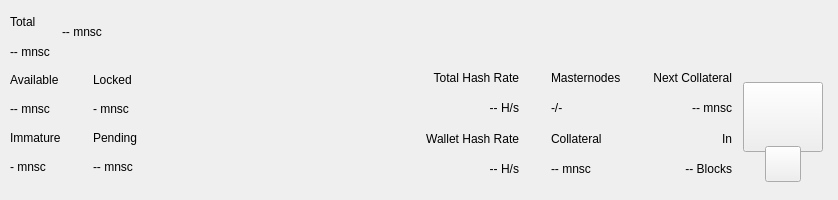
<?xml version="1.0" encoding="UTF-8"?>
<ui version="4.0">
 <class>TopBar</class>
 <widget class="QWidget" name="TopBar">
  <property name="geometry">
   <rect>
    <x>0</x>
    <y>0</y>
    <width>838</width>
    <height>200</height>
   </rect>
  </property>
  <property name="minimumSize">
   <size>
    <width>0</width>
    <height>200</height>
   </size>
  </property>
  <property name="maximumSize">
   <size>
    <width>16777215</width>
    <height>200</height>
   </size>
  </property>
  <property name="windowTitle">
   <string>Form</string>
  </property>
  <layout class="QVBoxLayout" name="verticalLayout_10" stretch="0">
   <property name="spacing">
    <number>0</number>
   </property>
   <property name="leftMargin">
    <number>0</number>
   </property>
   <property name="topMargin">
    <number>0</number>
   </property>
   <property name="rightMargin">
    <number>0</number>
   </property>
   <property name="bottomMargin">
    <number>0</number>
   </property>
   <item>
    <widget class="PFBorderImage" name="containerTop">
     <layout class="QVBoxLayout" name="verticalLayout_11">
      <property name="spacing">
       <number>0</number>
      </property>
      <property name="leftMargin">
       <number>0</number>
      </property>
      <property name="topMargin">
       <number>0</number>
      </property>
      <property name="rightMargin">
       <number>0</number>
      </property>
      <property name="bottomMargin">
       <number>0</number>
      </property>
      <item>
       <widget class="QWidget" name="top_container_2" native="true">
        <property name="minimumSize">
         <size>
          <width>0</width>
          <height>65</height>
         </size>
        </property>
        <layout class="QHBoxLayout" name="top_container">
         <property name="spacing">
          <number>0</number>
         </property>
         <property name="leftMargin">
          <number>10</number>
         </property>
         <property name="topMargin">
          <number>0</number>
         </property>
         <property name="rightMargin">
          <number>10</number>
         </property>
         <property name="bottomMargin">
          <number>0</number>
         </property>
         <item>
          <layout class="QHBoxLayout" name="horizontalLayout_4">
           <property name="spacing">
            <number>12</number>
           </property>
           <property name="rightMargin">
            <number>0</number>
           </property>
           <item>
            <widget class="QWidget" name="widgetAmount" native="true">
             <layout class="QVBoxLayout" name="verticalLayout_2">
              <property name="spacing">
               <number>2</number>
              </property>
              <property name="leftMargin">
               <number>0</number>
              </property>
              <property name="topMargin">
               <number>8</number>
              </property>
              <property name="rightMargin">
               <number>0</number>
              </property>
              <property name="bottomMargin">
               <number>0</number>
              </property>
              <item>
               <widget class="QLabel" name="labelTitle1">
                <property name="text">
                 <string>Total</string>
                </property>
               </widget>
              </item>
              <item>
               <widget class="PrivateQLabel" name="labelAmountPiv">
                <property name="text">
                 <string notr="true">-- mnsc</string>
                </property>
               </widget>
              </item>
             </layout>
            </widget>
           </item>
           <item alignment="Qt::AlignVCenter">
            <widget class="QWidget" name="widgetTopAmount" native="true">
             <property name="sizePolicy">
              <sizepolicy hsizetype="Preferred" vsizetype="Maximum">
               <horstretch>0</horstretch>
               <verstretch>0</verstretch>
              </sizepolicy>
             </property>
             <layout class="QHBoxLayout" name="horizontalLayout_5">
              <property name="spacing">
               <number>0</number>
              </property>
              <property name="leftMargin">
               <number>0</number>
              </property>
              <property name="topMargin">
               <number>0</number>
              </property>
              <property name="rightMargin">
               <number>0</number>
              </property>
              <property name="bottomMargin">
               <number>0</number>
              </property>
              <item alignment="Qt::AlignTop">
               <widget class="PrivateQLabel" name="labelAmountTopPiv">
                <property name="minimumSize">
                 <size>
                  <width>0</width>
                  <height>36</height>
                 </size>
                </property>
                <property name="styleSheet">
                 <string notr="true">padding:0px;margin:0px;</string>
                </property>
                <property name="text">
                 <string notr="true">-- mnsc</string>
                </property>
               </widget>
              </item>
             </layout>
            </widget>
           </item>
           <item>
            <spacer name="horizontalSpacer">
             <property name="orientation">
              <enum>Qt::Horizontal</enum>
             </property>
             <property name="sizeHint" stdset="0">
              <size>
               <width>40</width>
               <height>20</height>
              </size>
             </property>
            </spacer>
           </item>
           <item alignment="Qt::AlignRight">
            <widget class="QWidget" name="layoutSync" native="true">
             <property name="minimumSize">
              <size>
               <width>0</width>
               <height>36</height>
              </size>
             </property>
             <property name="maximumSize">
              <size>
               <width>16777215</width>
               <height>36</height>
              </size>
             </property>
             <layout class="QVBoxLayout" name="verticalLayout_9">
              <property name="leftMargin">
               <number>0</number>
              </property>
              <property name="topMargin">
               <number>0</number>
              </property>
              <property name="rightMargin">
               <number>0</number>
              </property>
              <property name="bottomMargin">
               <number>0</number>
              </property>
              <item>
               <widget class="ExpandableButton" name="pushButtonSync" native="true">
                <property name="minimumSize">
                 <size>
                  <width>36</width>
                  <height>36</height>
                 </size>
                </property>
                <property name="maximumSize">
                 <size>
                  <width>16777215</width>
                  <height>36</height>
                 </size>
                </property>
               </widget>
              </item>
             </layout>
            </widget>
           </item>
           <item>
            <widget class="ExpandableButton" name="pushButtonHDUpgrade" native="true">
             <property name="minimumSize">
              <size>
               <width>36</width>
               <height>36</height>
              </size>
             </property>
             <property name="maximumSize">
              <size>
               <width>16777215</width>
               <height>36</height>
              </size>
             </property>
            </widget>
           </item>
           <item>
            <widget class="ExpandableButton" name="pushButtonStack" native="true">
             <property name="minimumSize">
              <size>
               <width>36</width>
               <height>36</height>
              </size>
             </property>
             <property name="maximumSize">
              <size>
               <width>16777215</width>
               <height>36</height>
              </size>
             </property>
            </widget>
           </item>
           <item>
            <widget class="ExpandableButton" name="pushButtonConf" native="true">
             <property name="minimumSize">
              <size>
               <width>36</width>
               <height>36</height>
              </size>
             </property>
             <property name="maximumSize">
              <size>
               <width>16777215</width>
               <height>36</height>
              </size>
             </property>
            </widget>
           </item>
           <item>
            <widget class="ExpandableButton" name="pushButtonMasternodes" native="true">
             <property name="minimumSize">
              <size>
               <width>36</width>
               <height>36</height>
              </size>
             </property>
             <property name="maximumSize">
              <size>
               <width>16777215</width>
               <height>36</height>
              </size>
             </property>
            </widget>
           </item>
           <item>
            <widget class="ExpandableButton" name="pushButtonConsole" native="true">
             <property name="minimumSize">
              <size>
               <width>36</width>
               <height>36</height>
              </size>
             </property>
             <property name="maximumSize">
              <size>
               <width>16777215</width>
               <height>36</height>
              </size>
             </property>
            </widget>
           </item>
           <item>
            <widget class="ExpandableButton" name="pushButtonConnection" native="true">
             <property name="minimumSize">
              <size>
               <width>36</width>
               <height>36</height>
              </size>
             </property>
             <property name="maximumSize">
              <size>
               <width>16777215</width>
               <height>36</height>
              </size>
             </property>
            </widget>
           </item>
           <item>
            <widget class="ExpandableButton" name="pushButtonTor" native="true">
             <property name="minimumSize">
              <size>
               <width>36</width>
               <height>36</height>
              </size>
             </property>
             <property name="maximumSize">
              <size>
               <width>16777215</width>
               <height>36</height>
              </size>
             </property>
            </widget>
           </item>
           <item>
            <widget class="ExpandableButton" name="pushButtonLock" native="true">
             <property name="sizePolicy">
              <sizepolicy hsizetype="Expanding" vsizetype="Expanding">
               <horstretch>0</horstretch>
               <verstretch>0</verstretch>
              </sizepolicy>
             </property>
             <property name="minimumSize">
              <size>
               <width>36</width>
               <height>0</height>
              </size>
             </property>
             <property name="maximumSize">
              <size>
               <width>16777215</width>
               <height>36</height>
              </size>
             </property>
            </widget>
           </item>
           <item>
            <widget class="ExpandableButton" name="pushButtonTheme" native="true">
             <property name="minimumSize">
              <size>
               <width>36</width>
               <height>36</height>
              </size>
             </property>
             <property name="maximumSize">
              <size>
               <width>16777215</width>
               <height>36</height>
              </size>
             </property>
            </widget>
           </item>
           <item>
            <widget class="ExpandableButton" name="pushButtonFAQ" native="true">
             <property name="minimumSize">
              <size>
               <width>36</width>
               <height>36</height>
              </size>
             </property>
             <property name="maximumSize">
              <size>
               <width>16777215</width>
               <height>36</height>
              </size>
             </property>
            </widget>
           </item>
           <item>
            <widget class="ExpandableButton" name="pushButtonPrivacy" native="true">
             <property name="minimumSize">
              <size>
               <width>36</width>
               <height>36</height>
              </size>
             </property>
             <property name="maximumSize">
              <size>
               <width>16777215</width>
               <height>36</height>
              </size>
             </property>
            </widget>
           </item>
          </layout>
         </item>
        </layout>
       </widget>
      </item>
      <item>
       <widget class="QWidget" name="bottom_container" native="true">
        <property name="minimumSize">
         <size>
          <width>0</width>
          <height>135</height>
         </size>
        </property>
        <layout class="QHBoxLayout" name="botton_container">
         <property name="leftMargin">
          <number>10</number>
         </property>
         <property name="topMargin">
          <number>0</number>
         </property>
         <property name="rightMargin">
          <number>10</number>
         </property>
         <property name="bottomMargin">
          <number>10</number>
         </property>
         <item>
          <layout class="QHBoxLayout" name="horizontalLayout_3">
           <property name="spacing">
            <number>0</number>
           </property>
           <property name="bottomMargin">
            <number>9</number>
           </property>
           <item>
            <layout class="QVBoxLayout" name="verticalLayout_7">
             <property name="spacing">
              <number>0</number>
             </property>
             <property name="leftMargin">
              <number>0</number>
             </property>
             <property name="rightMargin">
              <number>0</number>
             </property>
             <item>
              <layout class="QHBoxLayout" name="horizontalLayout_2">
               <property name="spacing">
                <number>0</number>
               </property>
               <item>
                <layout class="QVBoxLayout" name="verticalLayout_6">
                 <item>
                  <widget class="QLabel" name="labelTitle5">
                   <property name="text">
                    <string>Available</string>
                   </property>
                  </widget>
                 </item>
                 <item>
                  <widget class="PrivateQLabel" name="labelAvailablePiv">
                   <property name="text">
                    <string>-- mnsc</string>
                   </property>
                  </widget>
                 </item>
                 <item>
                  <widget class="QLabel" name="labelTitle4">
                   <property name="text">
                    <string>Immature</string>
                   </property>
                  </widget>
                 </item>
                 <item>
                  <widget class="PrivateQLabel" name="labelImmaturePiv">
                   <property name="text">
                    <string notr="true">- mnsc</string>
                   </property>
                  </widget>
                 </item>
                </layout>
               </item>
               <item>
                <layout class="QVBoxLayout" name="verticalLayout_8">
                 <property name="leftMargin">
                  <number>32</number>
                 </property>
                 <item>
                  <widget class="QLabel" name="labelTitle6">
                   <property name="text">
                    <string>Locked</string>
                   </property>
                  </widget>
                 </item>
                 <item>
                  <widget class="PrivateQLabel" name="labelLockedPiv">
                   <property name="text">
                    <string>- mnsc</string>
                   </property>
                  </widget>
                 </item>
                 <item>
                  <widget class="QLabel" name="labelTitle3">
                   <property name="text">
                    <string>Pending</string>
                   </property>
                  </widget>
                 </item>
                 <item>
                  <widget class="PrivateQLabel" name="labelPendingPiv">
                   <property name="text">
                    <string notr="true">-- mnsc</string>
                   </property>
                  </widget>
                 </item>
                </layout>
               </item>
              </layout>
             </item>
            </layout>
           </item>
          </layout>
         </item>
         <item>
          <spacer name="horizontalSpacer_2">
           <property name="orientation">
            <enum>Qt::Horizontal</enum>
           </property>
           <property name="sizeHint" stdset="0">
            <size>
             <width>40</width>
             <height>20</height>
            </size>
           </property>
          </spacer>
         </item>
         <item>
          <layout class="QHBoxLayout" name="horizontalLayout_6">
           <property name="spacing">
            <number>0</number>
           </property>
           <property name="rightMargin">
            <number>0</number>
           </property>
           <property name="bottomMargin">
            <number>9</number>
           </property>
           <item>
            <widget class="QWidget" name="widgetStaking" native="true">
             <layout class="QVBoxLayout" name="verticalLayout_12">
              <property name="leftMargin">
               <number>32</number>
              </property>
              <property name="topMargin">
               <number>0</number>
              </property>
              <property name="rightMargin">
               <number>0</number>
              </property>
              <property name="bottomMargin">
               <number>0</number>
              </property>
              <item>
               <widget class="QLabel" name="labelNetworkHashRateTitle">
                <property name="text">
                 <string>Total Hash Rate</string>
                </property>
                <property name="textFormat">
                 <enum>Qt::AutoText</enum>
                </property>
                <property name="alignment">
                 <set>Qt::AlignRight|Qt::AlignTrailing|Qt::AlignVCenter</set>
                </property>
               </widget>
              </item>
              <item>
               <widget class="QLabel" name="labelNetworkHashRateValue">
                <property name="layoutDirection">
                 <enum>Qt::LeftToRight</enum>
                </property>
                <property name="text">
                 <string>-- H/s</string>
                </property>
                <property name="textFormat">
                 <enum>Qt::AutoText</enum>
                </property>
                <property name="alignment">
                 <set>Qt::AlignRight|Qt::AlignTrailing|Qt::AlignVCenter</set>
                </property>
               </widget>
              </item>
              <item>
               <widget class="QLabel" name="labelWalletHashRateTitle">
                <property name="text">
                 <string>Wallet Hash Rate</string>
                </property>
                <property name="textFormat">
                 <enum>Qt::AutoText</enum>
                </property>
                <property name="alignment">
                 <set>Qt::AlignRight|Qt::AlignTrailing|Qt::AlignVCenter</set>
                </property>
               </widget>
              </item>
              <item>
               <widget class="PrivateQLabel" name="labelWalletHashRateValue">
                <property name="text">
                 <string notr="true">-- H/s</string>
                </property>
                <property name="textFormat">
                 <enum>Qt::AutoText</enum>
                </property>
                <property name="alignment">
                 <set>Qt::AlignRight|Qt::AlignTrailing|Qt::AlignVCenter</set>
                </property>
               </widget>
              </item>
             </layout>
            </widget>
           </item>
           <item>
            <widget class="QWidget" name="widgetMasternodes" native="true">
             <layout class="QVBoxLayout">
              <property name="leftMargin">
               <number>32</number>
              </property>
              <property name="topMargin">
               <number>0</number>
              </property>
              <property name="rightMargin">
               <number>0</number>
              </property>
              <property name="bottomMargin">
               <number>0</number>
              </property>
              <item>
               <widget class="QLabel" name="labelMasternodesTitle">
                <property name="text">
                 <string>Masternodes</string>
                </property>
               </widget>
              </item>
              <item>
               <widget class="PrivateQLabel" name="labelMasternodeCount">
                <property name="text">
                 <string>-/-</string>
                </property>
               </widget>
              </item>
              <item>
               <widget class="QLabel" name="labelCollateralTitle">
                <property name="text">
                 <string>Collateral</string>
                </property>
               </widget>
              </item>
              <item>
               <widget class="QLabel" name="labelCollateralValue">
                <property name="text">
                 <string notr="true">-- mnsc</string>
                </property>
               </widget>
              </item>
             </layout>
            </widget>
           </item>
           <item>
            <widget class="QWidget" name="widgetNextCollateral" native="true">
             <layout class="QVBoxLayout" name="verticalLayout_12">
              <property name="leftMargin">
               <number>32</number>
              </property>
              <property name="topMargin">
               <number>0</number>
              </property>
              <property name="rightMargin">
               <number>0</number>
              </property>
              <property name="bottomMargin">
               <number>0</number>
              </property>
              <item>
               <widget class="QLabel" name="labelNextMasternodesTitle">
                <property name="text">
                 <string>Next Collateral</string>
                </property>
                <property name="textFormat">
                 <enum>Qt::AutoText</enum>
                </property>
                <property name="alignment">
                 <set>Qt::AlignRight|Qt::AlignTrailing|Qt::AlignVCenter</set>
                </property>
               </widget>
              </item>
              <item>
               <widget class="QLabel" name="labelNextCollateralValue">
                <property name="text">
                 <string>-- mnsc</string>
                </property>
                <property name="textFormat">
                 <enum>Qt::AutoText</enum>
                </property>
                <property name="alignment">
                 <set>Qt::AlignRight|Qt::AlignTrailing|Qt::AlignVCenter</set>
                </property>
               </widget>
              </item>
              <item>
               <widget class="QLabel" name="labelRemainingBlocks">
                <property name="text">
                 <string>In</string>
                </property>
                <property name="textFormat">
                 <enum>Qt::AutoText</enum>
                </property>
                <property name="alignment">
                 <set>Qt::AlignRight|Qt::AlignTrailing|Qt::AlignVCenter</set>
                </property>
               </widget>
              </item>
              <item>
               <widget class="QLabel" name="labelNextCollateralBlocks">
                <property name="text">
                 <string notr="true">-- Blocks</string>
                </property>
                <property name="textFormat">
                 <enum>Qt::AutoText</enum>
                </property>
                <property name="alignment">
                 <set>Qt::AlignRight|Qt::AlignTrailing|Qt::AlignVCenter</set>
                </property>
               </widget>
              </item>
             </layout>
            </widget>
           </item>
          </layout>
         </item>
         <item>
          <widget class="QWidget" name="qrContainer" native="true">
           <property name="sizePolicy">
            <sizepolicy hsizetype="Preferred" vsizetype="Minimum">
             <horstretch>0</horstretch>
             <verstretch>0</verstretch>
            </sizepolicy>
           </property>
           <property name="minimumSize">
            <size>
             <width>90</width>
             <height>110</height>
            </size>
           </property>
           <property name="maximumSize">
            <size>
             <width>90</width>
             <height>110</height>
            </size>
           </property>
           <layout class="QVBoxLayout" name="containerQR">
            <property name="spacing">
             <number>0</number>
            </property>
            <property name="leftMargin">
             <number>5</number>
            </property>
            <property name="topMargin">
             <number>10</number>
            </property>
            <property name="rightMargin">
             <number>5</number>
            </property>
            <property name="bottomMargin">
             <number>0</number>
            </property>
            <item>
             <widget class="QPushButton" name="btnQr">
              <property name="minimumSize">
               <size>
                <width>70</width>
                <height>70</height>
               </size>
              </property>
              <property name="maximumSize">
               <size>
                <width>16777215</width>
                <height>70</height>
               </size>
              </property>
              <property name="focusPolicy">
               <enum>Qt::NoFocus</enum>
              </property>
              <property name="text">
               <string/>
              </property>
              <property name="iconSize">
               <size>
                <width>70</width>
                <height>70</height>
               </size>
              </property>
             </widget>
            </item>
            <item>
             <spacer name="verticalSpacer">
              <property name="orientation">
               <enum>Qt::Vertical</enum>
              </property>
              <property name="sizeType">
               <enum>QSizePolicy::Fixed</enum>
              </property>
              <property name="sizeHint" stdset="0">
               <size>
                <width>20</width>
                <height>20</height>
               </size>
              </property>
             </spacer>
            </item>
            <item alignment="Qt::AlignHCenter|Qt::AlignBottom">
             <widget class="QPushButton" name="pushButtonQR">
              <property name="minimumSize">
               <size>
                <width>36</width>
                <height>36</height>
               </size>
              </property>
              <property name="maximumSize">
               <size>
                <width>36</width>
                <height>36</height>
               </size>
              </property>
              <property name="focusPolicy">
               <enum>Qt::NoFocus</enum>
              </property>
              <property name="text">
               <string/>
              </property>
             </widget>
            </item>
           </layout>
          </widget>
         </item>
        </layout>
       </widget>
      </item>
     </layout>
    </widget>
   </item>
  </layout>
 </widget>
 <customwidgets>
  <customwidget>
   <class>ExpandableButton</class>
   <extends>QWidget</extends>
   <header>qt/pivx/expandablebutton.h</header>
   <container>1</container>
  </customwidget>
  <customwidget>
   <class>PFBorderImage</class>
   <extends>QFrame</extends>
   <header>qt/pivx/pfborderimage.h</header>
   <container>1</container>
  </customwidget>
  <customwidget>
   <class>PrivateQLabel</class>
   <extends>QLabel</extends>
   <header>qt/pivx/privatelabel.h</header>
   <container>0</container>
  </customwidget>
 </customwidgets>
 <resources/>
 <connections/>
</ui>
